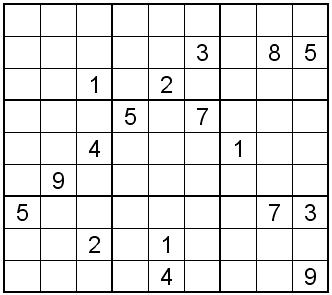
#> input picture CV_WEEK04/sudoku.jpg, 332 x 295 px
$ python sudoku_detection.py
#> lines starting #> are read from the running program, lines starting #| are printed output that depends on the picture
import cv2
import numpy as np

img = cv2.imread("sudoku.jpg")
#> img is the input picture: shape (295, 332, 3); min 0, max 255, mean 229.7

img_gray = cv2.cvtColor(img, cv2.COLOR_BGR2GRAY)
# apertureSize : 커널 크기 , 기본 크기는 3
edges = cv2.Canny(img_gray, 50, 150) #, apertureSize=3)
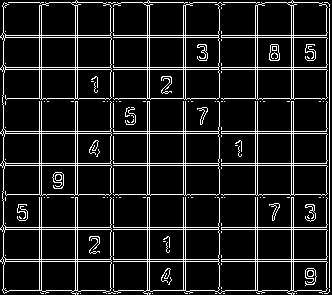
#> edges: shape (295, 332); 11.6% white in thin lines or dots

# 선들의 시작점과 끝점을 알려주는 것
# Hough 변환 : 자율주행 관련된 쪽에서 자주 볼 수 있다. - 선과 관련된 곳
#      이미지, 선을 구분하기 위한 거리, 세타(각도), threshold
lines = cv2.HoughLines(edges, 1, np.pi/180, 200)
#> lines = 34 rows, first 8: [37, 1.57], [69, 1.57], [133, 1.57], [165, 1.57], [229, 1.57], [261, 1.57], [35, 1.57], [67, 1.57]

# 허프변환으로 선을 찾아내면 극좌표로 찾아냄 - 어떤 각도로 부터 얼마나 떨어져있는지 찾아냄
# 그래서 다시 x, y 좌표로 만들어줘야함

## Todo - 공식 다시 이해 하기
##
for line in lines:
    rho, theta = line[0]
    a = np.cos(theta)
    b = np.sin(theta)
    x0 = a * rho
    y0 = b * rho
    x1 = int(x0 + 1000 * (-b))
    y1 = int(y0 + 1000 * (a))
    x2 = int(x0 - 1000 * (-b))
    y2 = int(y0 - 1000 * (a))
    cv2.line(img, (x1,y1), (x2,y2), (0,0,255), 2)
#> this loop made 34 passes
#> (rho, theta, a, b, x0, y0, x1, y1) on passes 1 to 12: (37, 1.57, -4.37e-08, 1, -1.62e-06, 37, -1000, 36), (69, 1.57, -4.37e-08, 1, -3.02e-06, 69, -1000, 68), (133, 1.57, -4.37e-08, 1, -5.81e-06, 133, -1000, 132), (165, 1.57, -4.37e-08, 1, -7.21e-06, 165, -1000, 164), (229, 1.57, -4.37e-08, 1, -1e-05, 229, -1000, 228), (261, 1.57, -4.37e-08, 1, -1.14e-05, 261, -1000, 260), (35, 1.57, -4.37e-08, 1, -1.53e-06, 35, -1000, 34), (67, 1.57, -4.37e-08, 1, -2.93e-06, 67, -1000, 66), (131, 1.57, -4.37e-08, 1, -5.73e-06, 131, -1000, 130), (163, 1.57, -4.37e-08, 1, -7.12e-06, 163, -1000, 162), (227, 1.57, -4.37e-08, 1, -9.92e-06, 227, -1000, 226), (259, 1.57, -4.37e-08, 1, -1.13e-05, 259, -1000, 258)
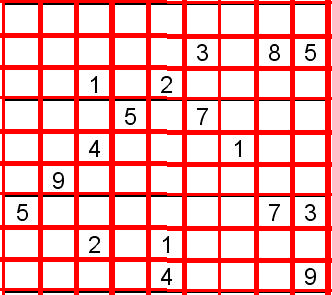
#> img: shape (295, 332, 3); mean B, G, R 179.5, 179.5, 247.4

cv2.imshow("Image by Hough", img)
cv2.waitKey(0)
cv2.destroyAllWindows()


print(lines.shape)
#| (34, 1, 2)
